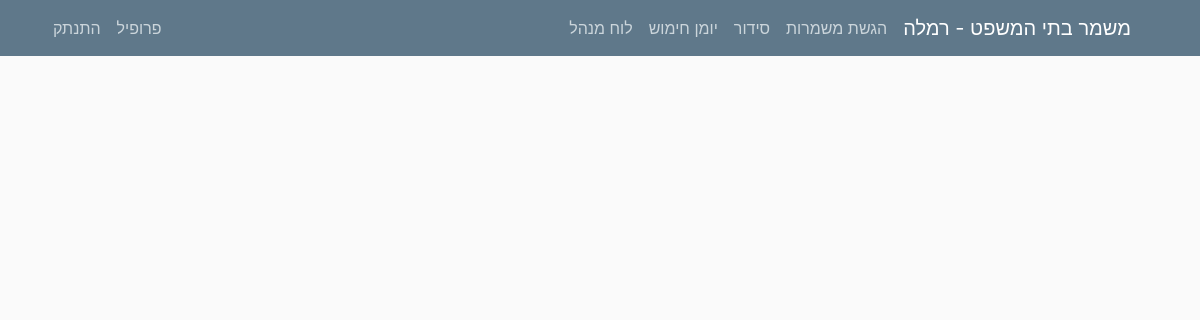
Page /organization/ (signed in) on the earlier database version.
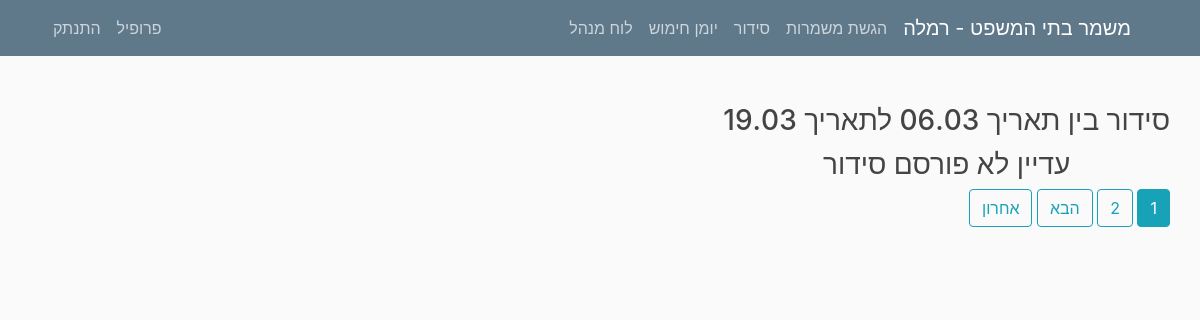
Same page on the later database version.
### mishmar/models.py (models this page shows, shortened)
class Organization1(models.Model):
    date = models.DateField(default=timezone.now)
    num_weeks = models.IntegerField(default=2, blank=False)
    published = models.BooleanField(default=False, verbose_name="פרסום")
    weeks_data = JSONField()
    class Meta:
        verbose_name = "סידור עבודה"
        verbose_name_plural = "סידורי עבודה"

### mishmar/views.py (the view)
# urls.py: path("organization/", OrganizationListView.as_view(), name="Organization"),
class OrganizationListView(LoginRequiredMixin, ListView):
    model = Organization
    template_name = "mishmar/organizations_list.html"
    context_object_name = "organizations"
    ordering = ["-date"]
    paginate_by = 1
    def get_context_data(self, **kwargs):
        ctx = super(OrganizationListView, self).get_context_data(**kwargs)
        shifts = OrganizationShift.objects.all().order_by('shift_num', 'index')
        ctx["shifts"] = shifts
        return ctx

### mishmar/views.py (called while the page is built)
@register.filter
def get_city(string):
    settings = Settings.objects.all().first()
    return settings.city

@register.filter
def isStaff(user):
    return user.groups.filter(name='staff').exists()

@register.filter
def getmonth(month):
    letter = month.lower()[0]
    if (letter >= 'a' and letter <= 'z'):
        return month
    else:
        months_he = ["ינו", "פבר", "מרץ", "אפר", "מאי", "יונ", "יול", "אוג", "ספט", "אוק", "נוב", "דצמ"]
        months = ["jan", "feb", "mar", "apr", "may", "jun", "jul", "aug", "sep", "oct", "nov", "dec"]
        return months[months_he.index(month)]

@register.filter
def getday(string):
    letter = datetime.datetime.now().strftime("%b").lower()[0]
    if (letter >= 'a' and letter <= 'z'):
        return datetime.datetime.now()
    return datetime.datetime.now()

@register.filter
def get_base_string(user, num):
    return translate_text(base_strings[int(num)], user, "hebrew")

@register.filter
def get_days(organization):
    days = []
    for x in range(organization.num_weeks * 7):
        days.append(organization.date + datetime.timedelta(days=x))
    return days

### mishmar/templates/mishmar/organizations_list.html (shortened to what this page needs)
{% extends "mishmar/base.html" %}
{% block content %}
{% if request.user.username != 'metagber' %}
    {% for organization in organizations %}
        <h3 style="align-items: center">סידור בין תאריך {{ organization|get_days|first|date:"d.m" }} לתאריך {{ organization|get_days|last|date:"d.m" }}</h3>
        {% if organization.published or organization|get_num_organization != 0 %}
        <div class="content-section row">
            {% for week in organization|get_weeks %}
                <div style="margin-right: 1em">
        <table class="responsive-table-input-matrix" style="align-items: center; margin-left: 10px">
                <thead>
                <tr>
                    <th>תאריך</th>
                    {% for day in organization|get_days|clip_days:forloop.counter0 %}
                        <th>{{ day|date:"d.m" }}</th>
                        {% endfor %}
                </tr>
                <tr>
                    <th></th>
                    <th>ראשון</th>
                    <th>שני</th>
                    <th>שלישי</th>
                    <th>רביעי</th>
                    <th>חמישי</th>
                    <th>שישי</th>
                    <th>שבת</th>
                </tr>
                </thead>
                <tbody>
                {% for key in shifts %}
                {% if key|check_keys:week %}
                <tr style="align-content: end">
                    <td>{{ key.title }} <br> {% if key.sub_title != None %} {{key.sub_title}} {%endif %}</td>
                    {% for shift in key|get_week_shift:week %}
                    <td class="tableA">{{shift}}</td>
                    {% endfor %}
                </tr>
                {% endif %}
                {% endfor %}
                </tbody>
            </table>
                    </div>
                {% endfor %}
            </div>
        {% else %}
        <h3 style="margin-top: 10px">עדיין לא פורסם סידור</h3>
        {% endif %}
            {% endfor %}
    {% if is_paginated %}
      {% for num in page_obj.paginator.page_range %}
        {% if page_obj.number == num %}
          <a class="btn btn-info mb-4" href="?page={{ num }}">{{ num }}</a>
        {% elif num > page_obj.number|add:'-3' and num < page_obj.number|add:'3' %}
          <a class="btn btn-outline-info mb-4" href="?page={{ num }}">{{ num }}</a>
        {% endif %}
      {% endfor %}
      {% if page_obj.has_next %}
        <a class="btn btn-outline-info mb-4" href="?page={{ page_obj.next_page_number }}">הבא</a>
        <a class="btn btn-outline-info mb-4" href="?page={{ page_obj.paginator.num_pages }}">אחרון</a>
      {% endif %}
    {% endif %}
{% endif %}
{% endblock content %}

Differences in the rows shown:
added Organization1: num_weeks+date "19.03", published "עדיין לא פורסם סידור"
Other differences:
new list line: "1"
new list line: "2"
text now shown: "הבא אחרון"
